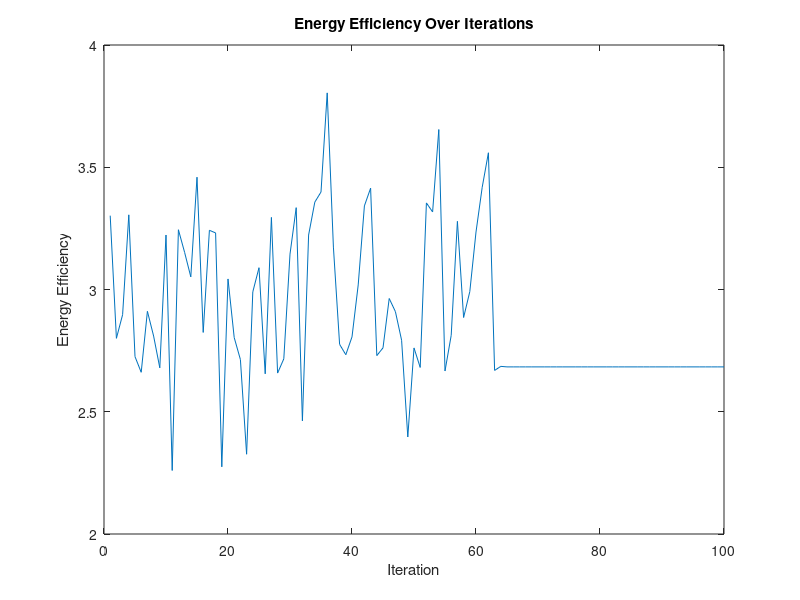

Source code (MATLAB):
function main
    % Simulation parameters
    numAPs = 5;  % Number of Access Points
    numUEs = 10; % Number of User Equipments
    maxIterations = 100;

    % Initialize random system parameters
    powerAPs = 10 * rand(numAPs, 1); % Maximum power available at each AP
    bandwidths = randi([5, 20], numAPs, 1); % Bandwidths available at each AP
    userRequirements = randi([1, 5], numUEs, 1); % Data rate requirements for each UE

    % Random channel gains matrix for APs to UEs
    channelGains = rand(numAPs, numUEs);

    % Array to store energy efficiency per iteration
    energyEfficiency = zeros(maxIterations, 1);
    optimumFound = false;

    % Begin optimization
    for i = 1:maxIterations
        if ~optimumFound
            [powerAllocation, subcarrierAllocation] = allocateResources(powerAPs, bandwidths, userRequirements, channelGains);
            currentEE = evaluateEnergyEfficiency(powerAllocation, channelGains, powerAPs);
            energyEfficiency(i) = currentEE;

            if i > 1 && abs(energyEfficiency(i) - energyEfficiency(i-1)) < 0.01
                optimumFound = true;  % Lock in the current configuration
            end
        else
            energyEfficiency(i) = energyEfficiency(i-1);  % Maintain the previous efficiency
        end

        % Update resources if not locked
        if ~optimumFound
            [powerAPs, bandwidths] = updateNetworkResources(powerAllocation, subcarrierAllocation, powerAPs, bandwidths);
        end
    end

    % Output results
    disp('Simulation completed.');
    figure; plot(1:maxIterations, energyEfficiency);
    title('Energy Efficiency Over Iterations'); xlabel('Iteration'); ylabel('Energy Efficiency');
    disp('Energy Efficiency Metrics:');
    disp(energyEfficiency);
end

function [powerAllocation, subcarrierAllocation] = allocateResources(powerAPs, bandwidths, userRequirements, channelGains)
    numAPs = length(powerAPs);
    numUEs = length(userRequirements);
    powerAllocation = zeros(numAPs, numUEs);
    subcarrierAllocation = zeros(numAPs, numUEs);

    for ap = 1:numAPs
        for ue = 1:numUEs
            powerAllocation(ap, ue) = rand * powerAPs(ap);
            subcarrierAllocation(ap, ue) = bandwidths(ap);
        end
    end
    return
end

function ee = evaluateEnergyEfficiency(powerAllocation, channelGains, powerAPs)
    effectivePower = sum(sum(powerAllocation .* channelGains));
    totalPower = sum(powerAPs);
    ee = max(0, effectivePower / totalPower); % Ensure non-negative efficiency
    return
end

function [newPowerAPs, newBandwidths] = updateNetworkResources(powerAllocation, subcarrierAllocation, powerAPs, bandwidths)
    powerUsed = sum(powerAllocation, 2);
    newPowerAPs = max(0, powerAPs - 0.1 * powerUsed);
    bandwidthUsed = sum(subcarrierAllocation, 2);
    newBandwidths = max(0, bandwidths - 0.1 * bandwidthUsed);
    return
end
